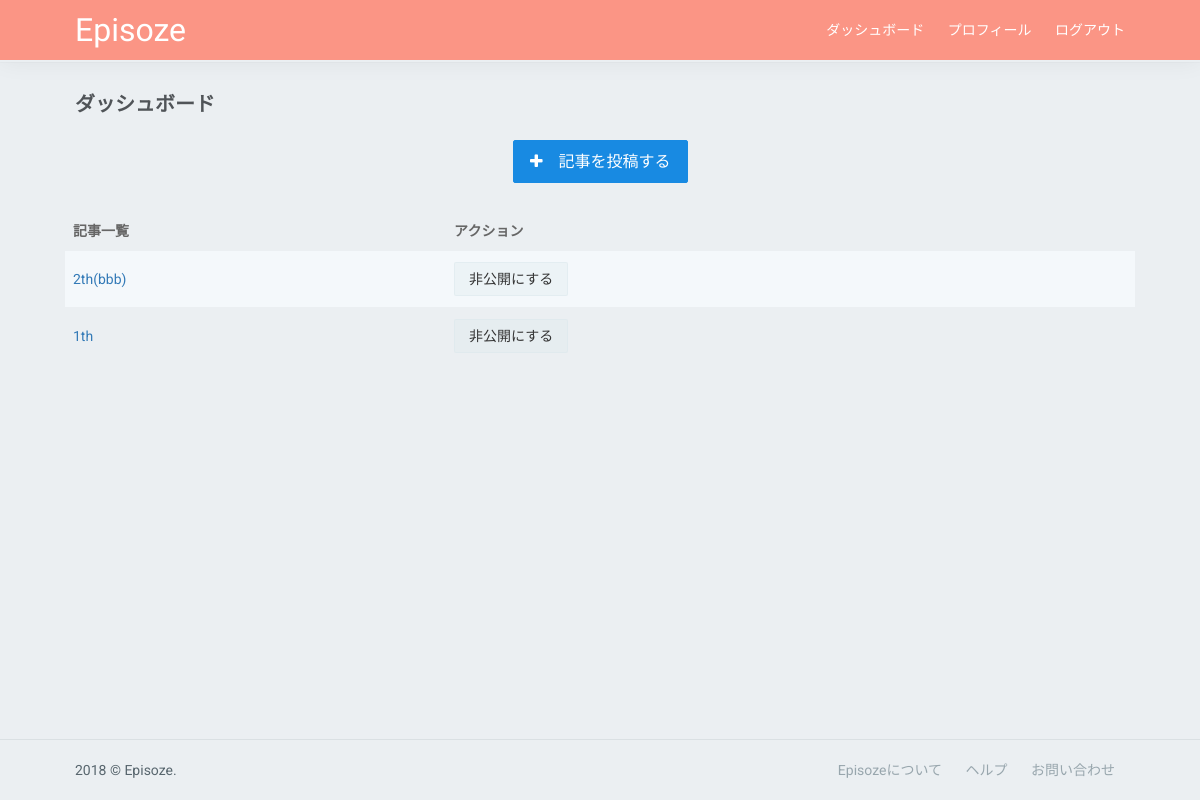
Page /brand-admin/dashboard (signed in) on the earlier database version.
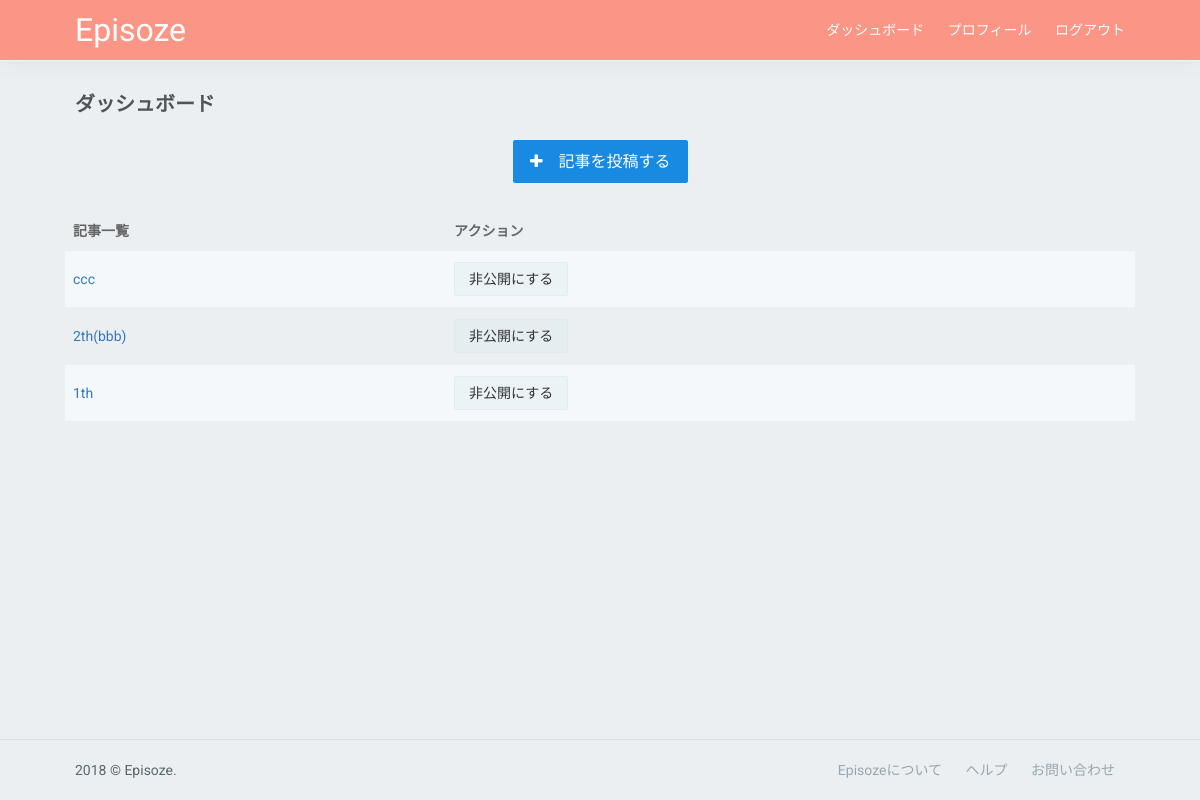
Same page on the later database version.
### articles/models.py (models this page shows)
class Article(models.Model):
    title               = models.CharField(max_length=200, null=True, blank=True)
    brand               = models.ForeignKey(Brand, on_delete=models.CASCADE, default=0)
    is_featured         = models.BooleanField(default=False)
    cover_image         = models.FileField(upload_to='uploads/', default="default.png")
    member_name         = models.TextField(null=True, blank=True)
    member_title        = models.TextField(null=True, blank=True)
    attribute           = models.TextField(null=True, blank=True)
    region              = models.TextField(null=True, blank=True)
    category            = models.TextField(null=True, blank=True)
    content             = models.TextField(null=True, blank=True)
    is_published        = models.BooleanField(default=False)
    free_links          = JSONField("free_links", default=[], null=True, blank=True)
    creation_date       = models.DateTimeField(default=datetime.now)

### brand_admin/views.py (the view)
@login_required(login_url='/brand-admin/login')
def dashboard(request):
	user = request.user
	brand = Brand.objects.filter(user=user).first()
	articles = Article.objects.filter(brand=brand).order_by('-creation_date')
	context = {'articles': articles}
	return render(request, 'brand_admin/dashboard.html', context)

### brand_admin/templates/brand_admin/dashboard.html (shortened to what this page needs)
{% extends './base.html' %}
{% load static %}
{% load tz %}
{% block header %}
    {% include './header_02.html' %}
{% endblock %}
{% block content %}
	<div class="wrapper">
    	<div class="container">
		    <div class="row">
		        <div class="col-sm-12">
		            <h4 class="page-title">ダッシュボード</h4>
		        </div>
		    </div>
		    <div class="row text-center">
		        <a href="/brand-admin/creation" class="btn btn-primary waves-effect btn-lg w-lg waves-light">
		            <i class="fa fa-plus"></i>　記事を投稿する
		        </a>
		    </div>
		    <div class="row m-t-30">
		        <table class="table table-striped m-0">
                    <thead>
                        <tr>
                            <th>記事一覧</th>
                            <th>アクション</th>
                        </tr>
                    </thead>
                    <tbody>
                    	{% for article in articles %}
	                    	<tr>
	                            <td><a href="/brand-admin/creation/{{ article.id }}/" class="l-h-40">{{ article.title }}</a></td>
	                            <td>
                            		{% if article.is_published %}
                            			<button class="btn btn-default waves-effect w-md m-t-3 dispublish" article_id={{ article.id }} value="">非公開にする</button>
                            		{% else %}
                            			<button class="btn btn-success waves-effect w-md m-t-3 publish" article_id={{ article.id }} value="">公開する</button>
                            		{% endif %}
	                        	</td>
	                        </tr>
                    	{% endfor %}
                    </tbody>
                </table>
		    </div>
		</div>
    </div>
{% endblock %}
{% block footer %}
	{% include './footer_02.html' %}
{% endblock %}

Differences in the rows shown:
added Article: title "ccc"
